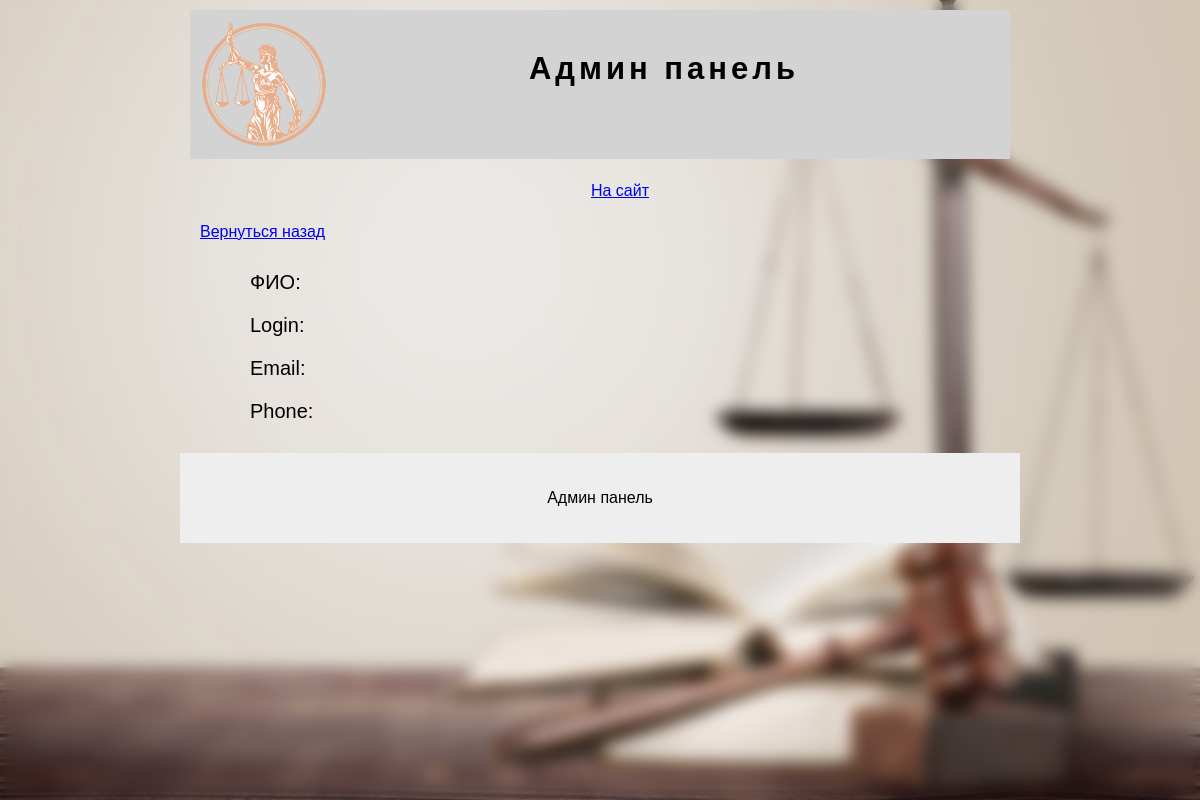
The app's page /userdetail/2, older data.
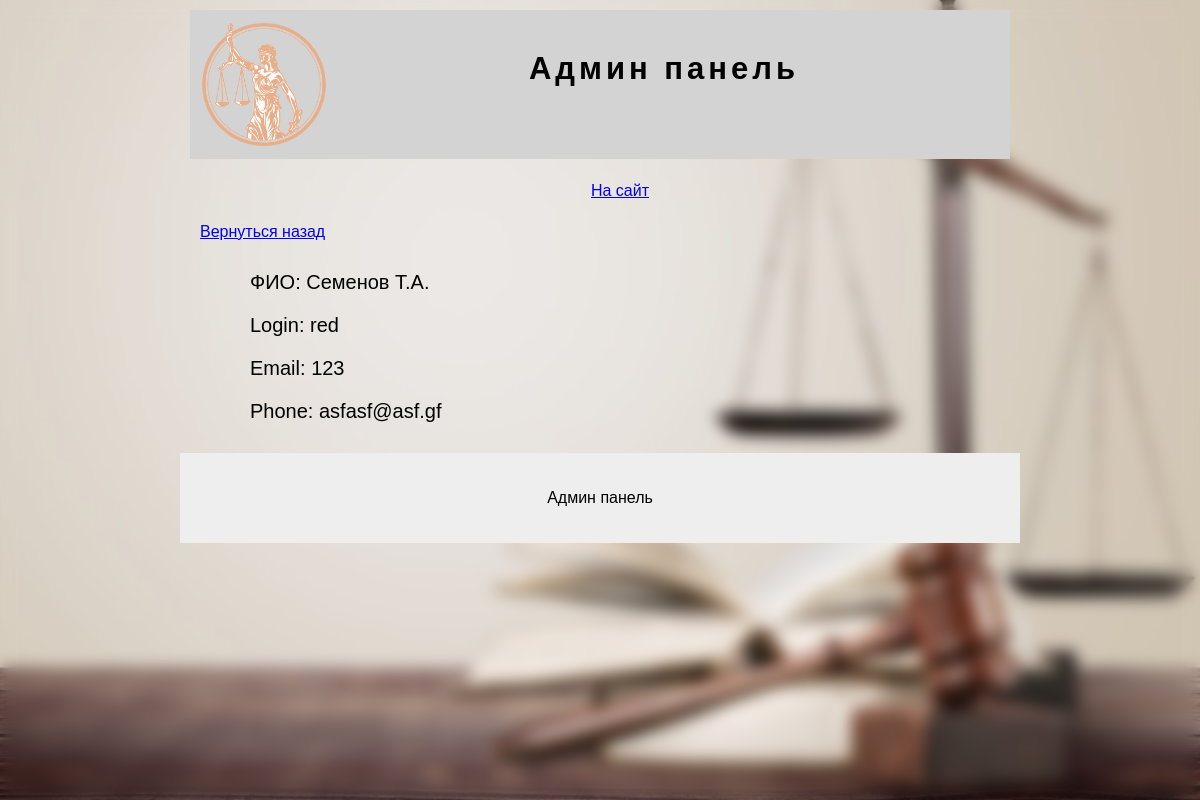
The same page, newer data.
### tables this page shows
CREATE TABLE users (
 id INTEGER PRIMARY KEY AUTOINCREMENT,
 fio TEXT NOT NULL,
 login TEXT NOT NULL,
 password TEXT NOT NULL,
 email TEXT NOT NULL,
 phone TEXT NOT NULL
);

### app.py (the view)
@app.route('/userdetail/<id>', methods=('POST', 'GET'))
def userdetail(id):
 conn = get_db_connection()
 cursor = conn.cursor()
 user = cursor.execute('select * from users where id=? ', (id,)).fetchone()
 conn.commit()
 return render_template('admin/dateiluser.html', data={'user': user})

### app.py (called while the page is built)
def get_db_connection():
 conn = sqlite3.connect('visitka.db')
 cursor = conn.cursor()
 conn.commit()
 return conn

### templates/admin/dateiluser.html (shortened to what this page needs)
{% extends 'admin/main.html' %}
{% block content %}
<p><a href="/admin">Вернуться назад</a></p>
<ul class="panel">
    <li>ФИО: {{data.user[1]}}</li>
     <li>Login: {{data.user[2]}}</li>
     <li>Email: {{data.user[3]}}</li>
     <li>Phone: {{data.user[4]}}</li>
</ul>
{% endblock %}

### templates/admin/main.html (shortened to what this page needs)
<!DOCTYPE html>
<html lang="en">
<head>
    <link rel="stylesheet" href="{{ url_for('static', filename='app.css') }}">
</head>
<body>
<div class="background">
    <div class="blur"></div>
</div>
<header class="header">
    <img src="{{ url_for('static', filename='images/logo.png') }}" width="128px" class="logo">
    <p>Админ панель</p>
</header>
<nav class="menu-main">
    <ul>
        <li>
            <a href="/">На сайт</a>
        </li>
    </ul>
</nav>
<main class="content">
    {% block content %}{% endblock %}
</main>
<footer class="footer">
    <p>Админ панель</p>
</footer>
</body>
</html>

### static/app.css (style rules this page uses)
body { margin: 0; padding: 0; font-family: Arial; font-size: 16px }
.header { width: 800px; margin: 10px auto; background-color: #D3D3D3; padding: 10px }
.logo { float: left }
.header p { letter-spacing: 4px; font-weight: 700; padding-top: 0px; padding-left: 50px; font-size: 31px; text-align: center; }
.menu-main, .content { width: 800px; margin: 10px auto; }
.menu-main ul { list-style: none; text-align: center }
.menu-main ul li { display: inline-block; margin: 7px }
a { text-decoration: none color: blue }
.footer { width: 800px; margin: 10px auto; background-color: #eee; padding: 20px; }
.panel { list-style: none; font-size: 20px }
.panel li { padding: 10px }
.background { width: 100%; height: 100vh; position: fixed; top: 0; background-image: url('images/img.png'); background-position: bottom; background-repeat: no-repeat; background-size: cover; background-attachment: fixed; z-index: -1 }
.blur { background: rfba(255, 255, 255, 0.2); backdrop-filter: blur(8px); width: 100%; height: 100vh }
.footer { text-align: center }

Row changes from the older to the newer data that the page shows:
added users: fio "Семенов Т.А.", login "red", password "123", email "asfasf@asf.gf"
